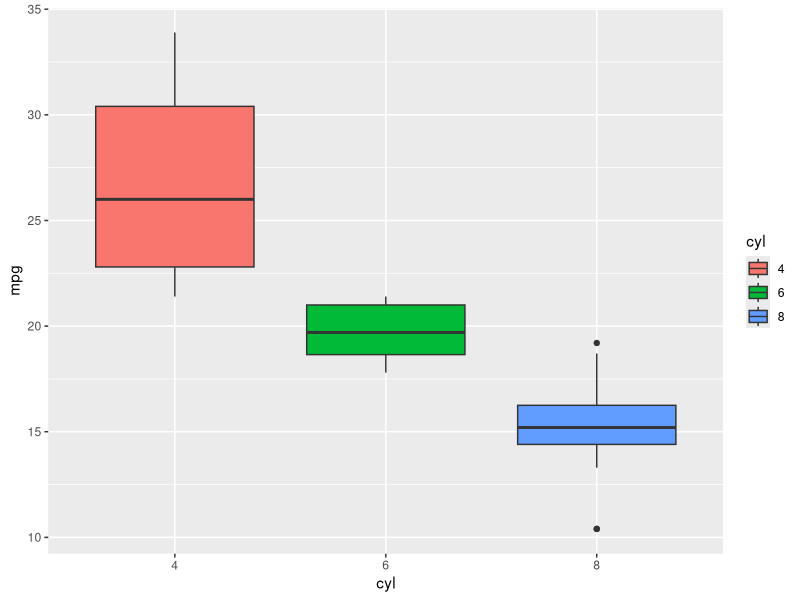
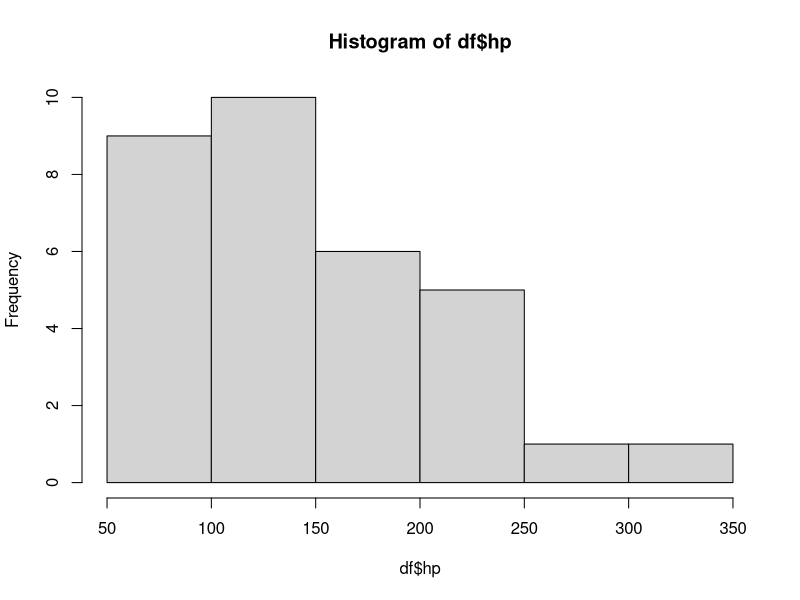
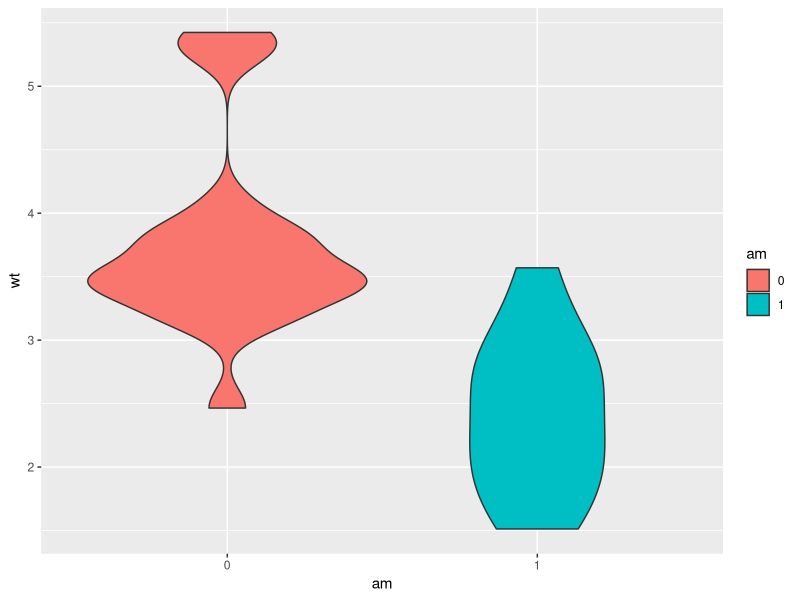
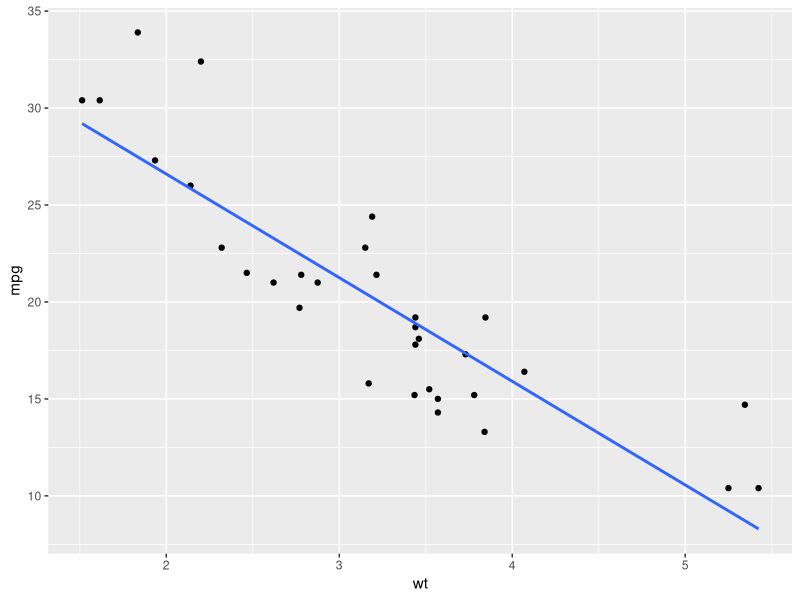
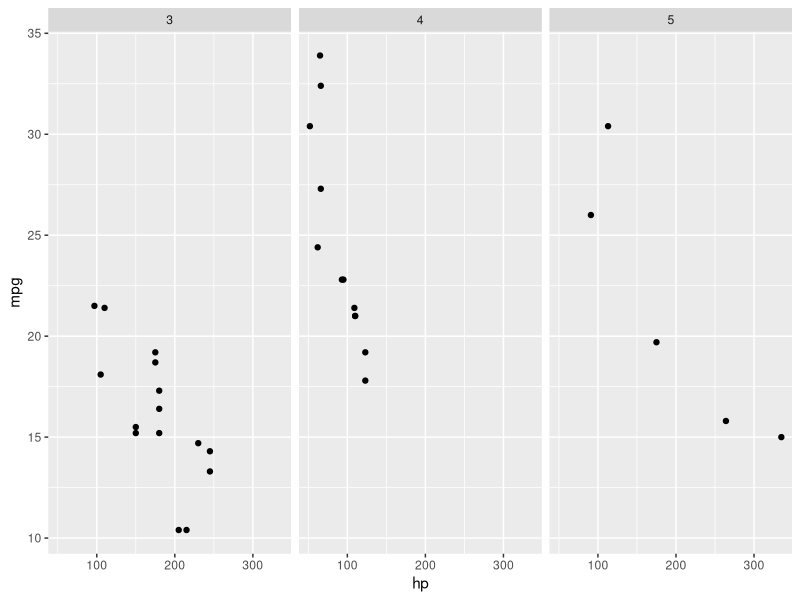
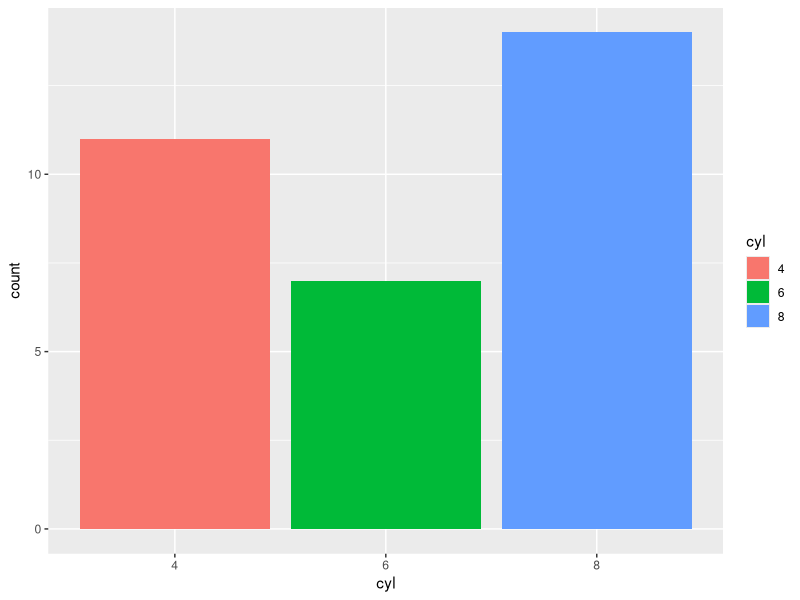
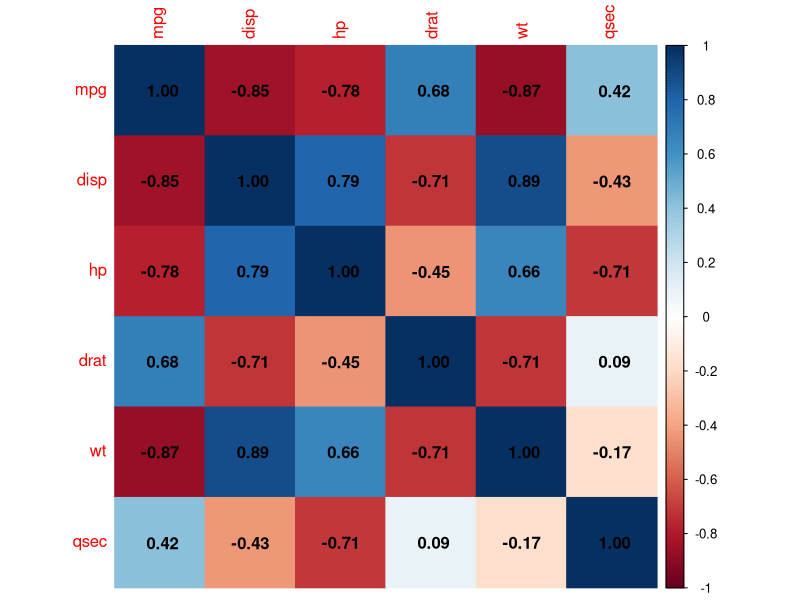

Source code (R) for these figures, in order:
#3. Load a mtcars dataset, identify numerical and categorical variables, and visualize distributions using box plots, histograms, and violin plots. 
#Use scatter plots with trend lines to analyze relationships. Create facets, bar plots, and heatmaps to explore patterns and correlations. 
#Provide insights on distributions, outliers, and variable relationships.

library(ggplot2)
library(corrplot)

#1. Dataset Loading
data("mtcars")
df <- mtcars
head(df)

#2. Conversion
cat_cols <- c("cyl", "vs", "am", "gear", "carb")
df[cat_cols] <- lapply(df[cat_cols], as.factor)

num_cols <- c("mpg", "disp", "hp", "drat", "wt", "qsec")
df[num_cols] <- lapply(df[num_cols], as.numeric)

#3. Visualization

#Box Plot
ggplot(df, aes(x = cyl, y = mpg, fill = cyl)) +
  geom_boxplot()

#Histogram
hist(df$hp, breaks = 10)

#Violin Plot
ggplot(df, aes(x = am, y = wt, fill = am)) +
  geom_violin()

#Scatter Plot
ggplot(df, aes(x = wt, y = mpg)) +
  geom_point() +
  geom_smooth(method = "lm", se = FALSE)

#Faceting
ggplot(df, aes(x = hp, y = mpg)) +
  geom_point() +
  facet_wrap(~gear)

#Bar Plot
ggplot(df, aes(x = cyl, fill = cyl)) +
  geom_bar()

#Correlation Heatmap
cor_matrix <- cor(df[num_cols])
print(cor_matrix)
corrplot(cor_matrix, method = "color", addCoef.col = "black")
